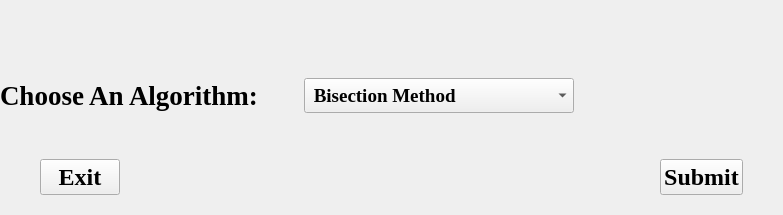
      <widget class="QWidget" name="main_page">
       <layout class="QVBoxLayout" name="verticalLayout_6">
        <property name="leftMargin">
         <number>0</number>
        </property>
        <property name="topMargin">
         <number>0</number>
        </property>
        <property name="rightMargin">
         <number>0</number>
        </property>
        <property name="bottomMargin">
         <number>0</number>
        </property>
        <item>
         <layout class="QVBoxLayout" name="verticalLayout_5">
          <item>
           <widget class="QWidget" name="widget" native="true">
            <layout class="QGridLayout" name="gridLayout_2">
             <item row="0" column="0">
              <widget class="QLabel" name="background_img">
               <property name="text">
                <string/>
               </property>
               <property name="pixmap">
                <pixmap resource="resources.qrc">:/imgs/imgs/background.jpg</pixmap>
               </property>
               <property name="scaledContents">
                <bool>true</bool>
               </property>
              </widget>
             </item>
            </layout>
           </widget>
          </item>
          <item>
           <spacer name="verticalSpacer_3">
            <property name="orientation">
             <enum>Qt::Vertical</enum>
            </property>
            <property name="sizeHint" stdset="0">
             <size>
              <width>20</width>
              <height>40</height>
             </size>
            </property>
           </spacer>
          </item>
          <item>
           <layout class="QHBoxLayout" name="horizontalLayout_4">
            <item>
             <layout class="QVBoxLayout" name="verticalLayout_4">
              <item>
               <layout class="QHBoxLayout" name="horizontalLayout_3">
                <item>
                 <widget class="QLabel" name="algo_lbl">
                  <property name="font">
                   <font>
                    <family>Times New Roman</family>
                    <pointsize>20</pointsize>
                    <italic>false</italic>
                    <bold>true</bold>
                   </font>
                  </property>
                  <property name="text">
                   <string>Choose An Algorithm:</string>
                  </property>
                 </widget>
                </item>
                <item>
                 <spacer name="horizontalSpacer_3">
                  <property name="orientation">
                   <enum>Qt::Horizontal</enum>
                  </property>
                  <property name="sizeHint" stdset="0">
                   <size>
                    <width>40</width>
                    <height>20</height>
                   </size>
                  </property>
                 </spacer>
                </item>
                <item>
                 <widget class="QComboBox" name="algo_box">
                  <property name="minimumSize">
                   <size>
                    <width>0</width>
                    <height>35</height>
                   </size>
                  </property>
                  <property name="font">
                   <font>
                    <family>Times New Roman</family>
                    <pointsize>14</pointsize>
                    <bold>true</bold>
                   </font>
                  </property>
                  <property name="currentIndex">
                   <number>0</number>
                  </property>
                  <item>
                   <property name="text">
                    <string> Bisection Method</string>
                   </property>
                  </item>
                  <item>
                   <property name="text">
                    <string>False Position Method</string>
                   </property>
                  </item>
                  <item>
                   <property name="text">
                    <string>Fixed Point Iteration Method</string>
                   </property>
                  </item>
                  <item>
                   <property name="text">
                    <string>Newton Raphson Method</string>
                   </property>
                  </item>
                  <item>
                   <property name="text">
                    <string>Secant Method</string>
                   </property>
                  </item>
                  <item>
                   <property name="text">
                    <string>Guess Elimination</string>
                   </property>
                  </item>
                 </widget>
                </item>
               </layout>
              </item>
              <item>
               <layout class="QVBoxLayout" name="verticalLayout_2">
                <item>
                 <spacer name="verticalSpacer_2">
                  <property name="orientation">
                   <enum>Qt::Vertical</enum>
                  </property>
                  <property name="sizeHint" stdset="0">
                   <size>
                    <width>20</width>
                    <height>40</height>
                   </size>
                  </property>
                 </spacer>
                </item>
                <item>
                 <layout class="QHBoxLayout" name="horizontalLayout_2">
                  <item>
                   <spacer name="horizontalSpacer_6">
                    <property name="orientation">
                     <enum>Qt::Horizontal</enum>
                    </property>
                    <property name="sizeType">
                     <enum>QSizePolicy::Fixed</enum>
                    </property>
                    <property name="sizeHint" stdset="0">
                     <size>
                      <width>40</width>
                      <height>20</height>
                     </size>
                    </property>
                   </spacer>
                  </item>
                  <item>
                   <widget class="QPushButton" name="exit_btn">
                    <property name="font">
                     <font>
                      <family>Times New Roman</family>
                      <pointsize>18</pointsize>
                      <bold>true</bold>
                     </font>
                    </property>
                    <property name="text">
                     <string>Exit</string>
                    </property>
                   </widget>
                  </item>
                  <item>
                   <spacer name="horizontalSpacer_2">
                    <property name="orientation">
                     <enum>Qt::Horizontal</enum>
                    </property>
                    <property name="sizeHint" stdset="0">
                     <size>
                      <width>40</width>
                      <height>20</height>
                     </size>
                    </property>
                   </spacer>
                  </item>
                 </layout>
                </item>
               </layout>
              </item>
              <item>
               <spacer name="verticalSpacer_6">
                <property name="orientation">
                 <enum>Qt::Vertical</enum>
                </property>
                <property name="sizeType">
                 <enum>QSizePolicy::Fixed</enum>
                </property>
                <property name="sizeHint" stdset="0">
                 <size>
                  <width>20</width>
                  <height>20</height>
                 </size>
                </property>
               </spacer>
              </item>
             </layout>
            </item>
            <item>
             <spacer name="horizontalSpacer_4">
              <property name="orientation">
               <enum>Qt::Horizontal</enum>
              </property>
              <property name="sizeHint" stdset="0">
               <size>
                <width>40</width>
                <height>20</height>
               </size>
              </property>
             </spacer>
            </item>
            <item>
             <layout class="QVBoxLayout" name="verticalLayout_3">
              <item>
               <layout class="QVBoxLayout" name="verticalLayout">
                <item>
                 <spacer name="verticalSpacer">
                  <property name="orientation">
                   <enum>Qt::Vertical</enum>
                  </property>
                  <property name="sizeHint" stdset="0">
                   <size>
                    <width>20</width>
                    <height>40</height>
                   </size>
                  </property>
                 </spacer>
                </item>
                <item>
                 <layout class="QHBoxLayout" name="horizontalLayout">
                  <item>
                   <spacer name="horizontalSpacer">
                    <property name="orientation">
                     <enum>Qt::Horizontal</enum>
                    </property>
                    <property name="sizeHint" stdset="0">
                     <size>
                      <width>40</width>
                      <height>20</height>
                     </size>
                    </property>
                   </spacer>
                  </item>
                  <item>
                   <widget class="QPushButton" name="submit_btn">
                    <property name="font">
                     <font>
                      <family>Times New Roman</family>
                      <pointsize>18</pointsize>
                      <bold>true</bold>
                     </font>
                    </property>
                    <property name="text">
                     <string>Submit</string>
                    </property>
                   </widget>
                  </item>
                  <item>
                   <spacer name="horizontalSpacer_5">
                    <property name="orientation">
                     <enum>Qt::Horizontal</enum>
                    </property>
                    <property name="sizeHint" stdset="0">
                     <size>
                      <width>40</width>
                      <height>20</height>
                     </size>
                    </property>
                   </spacer>
                  </item>
                 </layout>
                </item>
                <item>
                 <spacer name="verticalSpacer_7">
                  <property name="orientation">
                   <enum>Qt::Vertical</enum>
                  </property>
                  <property name="sizeType">
                   <enum>QSizePolicy::Fixed</enum>
                  </property>
                  <property name="sizeHint" stdset="0">
                   <size>
                    <width>20</width>
                    <height>20</height>
                   </size>
                  </property>
                 </spacer>
                </item>
               </layout>
              </item>
             </layout>
            </item>
           </layout>
          </item>
         </layout>
        </item>
       </layout>
      </widget>
